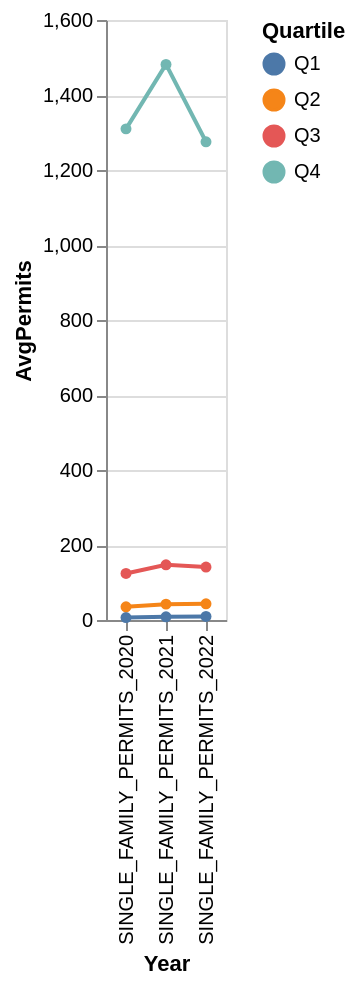

The notebook cell this image was saved under:
### Code cell
#Trend line of permits per year by quartile
#Create subdataframes for each quartile of recent_permits_df
permits_q1_df = recent_permits_df[recent_permits_df["SINGLE_FAMILY_PERMITS_2020"] <= 15.000000].reset_index(drop=True)
permits_q2_df = recent_permits_df[(recent_permits_df["SINGLE_FAMILY_PERMITS_2020"] <= 64.000000) & (recent_permits_df["SINGLE_FAMILY_PERMITS_2020"] > 15.000000)].reset_index(drop=True)
permits_q3_df = recent_permits_df[(recent_permits_df["SINGLE_FAMILY_PERMITS_2020"] <= 227.000000) & (recent_permits_df["SINGLE_FAMILY_PERMITS_2020"] > 64.000000)].reset_index(drop=True)
permits_q4_df = recent_permits_df[recent_permits_df["SINGLE_FAMILY_PERMITS_2020"] > 227.000000].reset_index(drop=True)
#Create trend series of averages per year
permits_trend_q1 = permits_q1_df[["SINGLE_FAMILY_PERMITS_2020", "SINGLE_FAMILY_PERMITS_2021", "SINGLE_FAMILY_PERMITS_2022"]].mean()
permits_trend_q2 = permits_q2_df[["SINGLE_FAMILY_PERMITS_2020", "SINGLE_FAMILY_PERMITS_2021", "SINGLE_FAMILY_PERMITS_2022"]].mean()
permits_trend_q3 = permits_q3_df[["SINGLE_FAMILY_PERMITS_2020", "SINGLE_FAMILY_PERMITS_2021", "SINGLE_FAMILY_PERMITS_2022"]].mean()
permits_trend_q4 = permits_q4_df[["SINGLE_FAMILY_PERMITS_2020", "SINGLE_FAMILY_PERMITS_2021", "SINGLE_FAMILY_PERMITS_2022"]].mean()
#Combine series into trends df
permit_trends_df = pd.DataFrame({"Q1":permits_trend_q1, "Q2":permits_trend_q2, "Q3":permits_trend_q3, "Q4":permits_trend_q4})
#Set Year as index for chart
permit_trends_df_reset = permit_trends_df.reset_index().rename(columns={"index":"Year"})
#Create chart
alt.Chart(permit_trends_df_reset).transform_fold(
    ["Q1", "Q2", "Q3", "Q4"],
    as_=["Quartile", "AvgPermits"]
).mark_line(point=True).encode(
    x="Year:O",
    y="AvgPermits:Q",
    color="Quartile:N"
)

### Figure 1 — Vega-Lite specification as saved in the notebook (floating-point values rounded to 4 significant figures)
{"config": {"view": {"continuousWidth": 300, "continuousHeight": 300}}, "data": {"name": "data-e196468ced5da15aa3e801702df2e47e"}, "mark": {"type": "line", "point": true}, "encoding": {"color": {"field": "Quartile", "type": "nominal"}, "x": {"field": "Year", "type": "ordinal"}, "y": {"field": "AvgPermits", "type": "quantitative"}}, "transform": [{"fold": ["Q1", "Q2", "Q3", "Q4"], "as": ["Quartile", "AvgPermits"]}], "$schema": "https://vega.github.io/schema/vega-lite/v5.20.1.json", "datasets": {"data-e196468ced5da15aa3e801702df2e47e": [{"Year": "SINGLE_FAMILY_PERMITS_2020", "Q1": 6.584, "Q2": 35.29, "Q3": 124.1, "Q4": 1310.0}, {"Year": "SINGLE_FAMILY_PERMITS_2021", "Q1": 8.601, "Q2": 42.28, "Q3": 147.2, "Q4": 1482.0}, {"Year": "SINGLE_FAMILY_PERMITS_2022", "Q1": 9.6, "Q2": 43.29, "Q3": 141.2, "Q4": 1275.0}]}}
